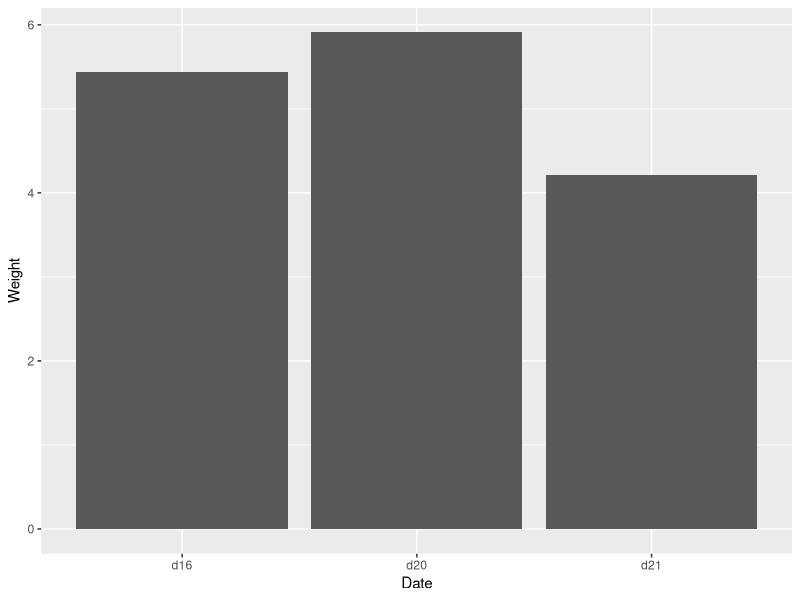
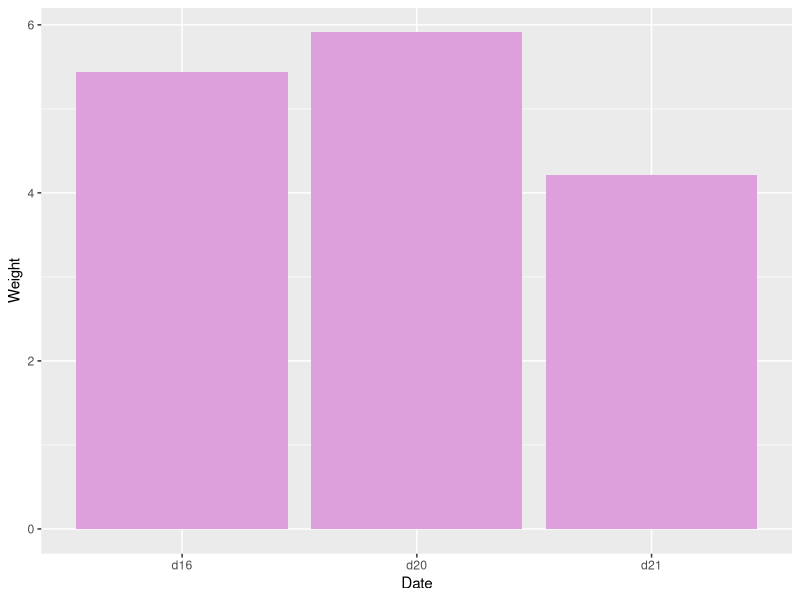
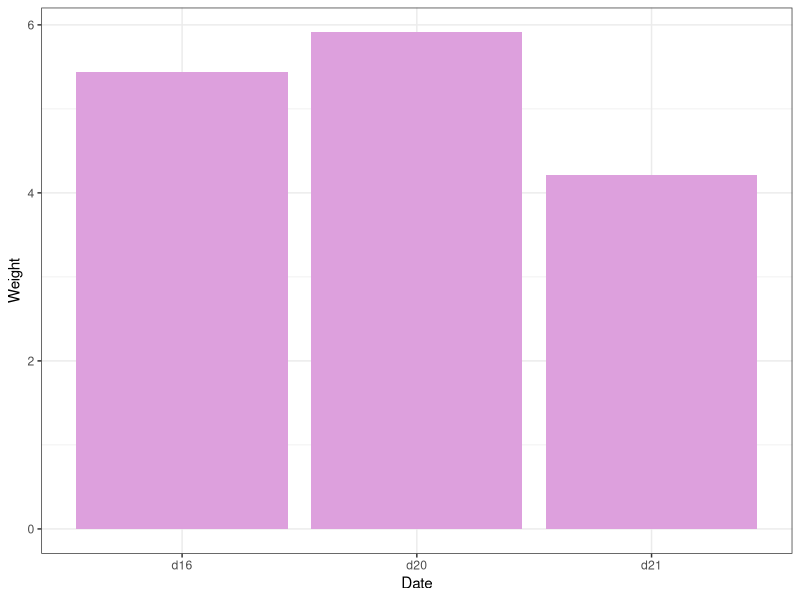
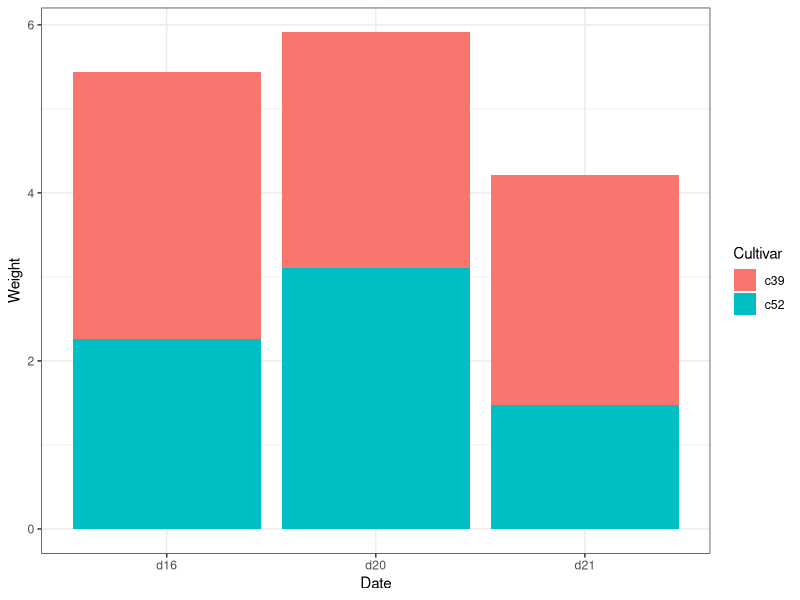
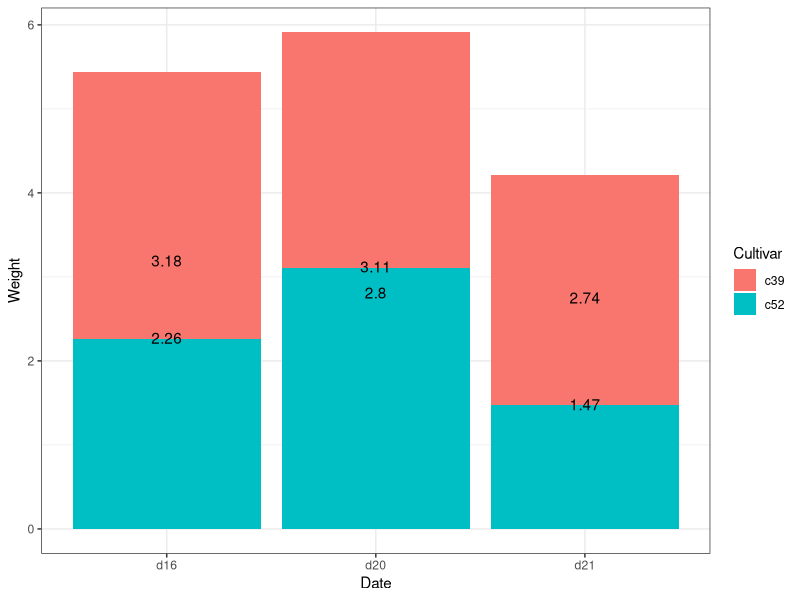
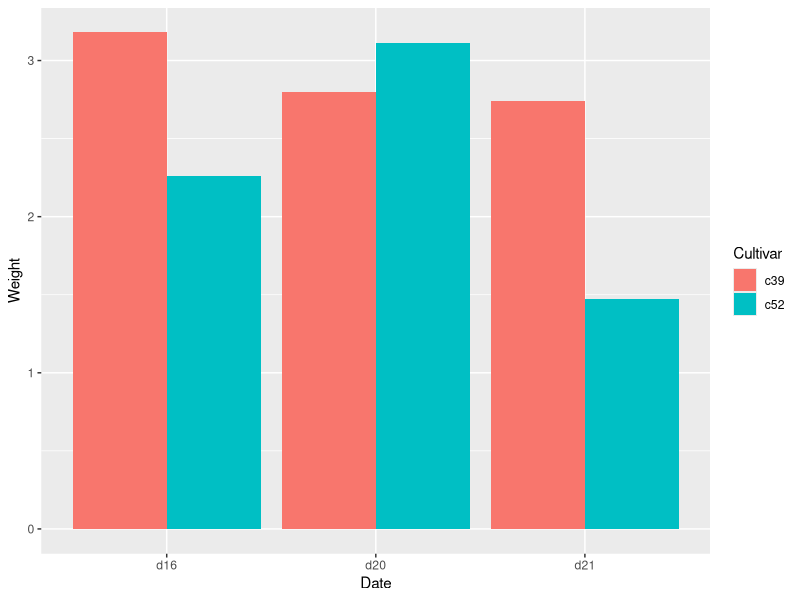
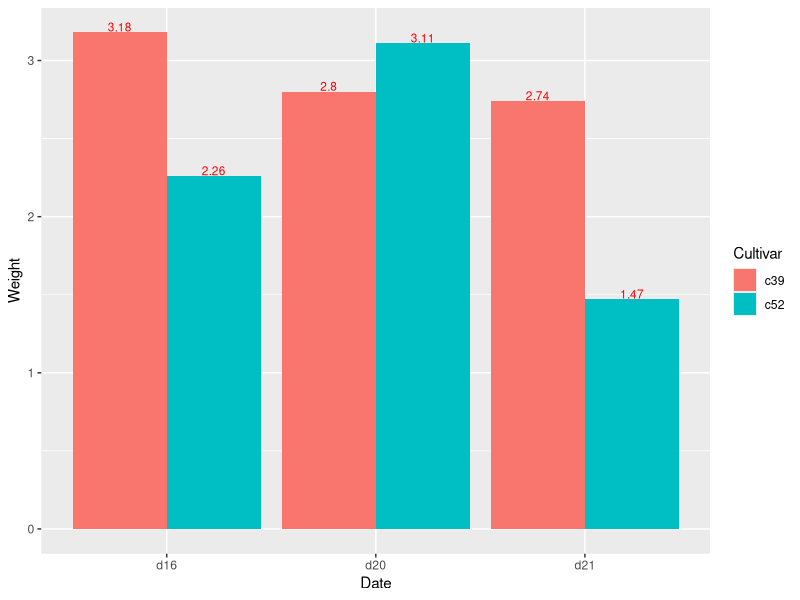
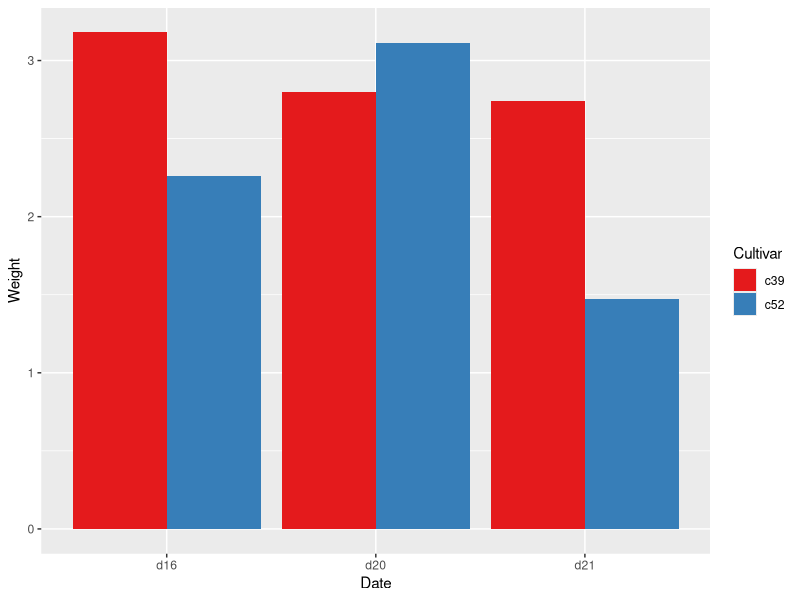

The R source for these figures, in order:
## ---- chunk 1
paquetes <- c("here",
              "ggplot2",
              "reshape2")

lapply(paquetes, library, character.only = T)
## ---- chunk 2
here_figures <- c("figures")
## ---- chunk 3
cabbage_exp <- data.frame(Cultivar=c(rep("c39", 3), rep("c52", 3)), 
                          Date=rep(c("d16", "d20", "d21"),2), 
                          Weight=c(3.18, 2.80, 2.74, 2.26, 3.11, 1.47), 
                          sd= c(0.9566144, 0.2788867, 0.9834181, 0.4452215, 0.7908505, 0.2110819), 
                          n=rep(10,6), 
                          se=c(0.30250803, 0.08819171, 0.31098410, 0.14079141, 0.25008887, 0.06674995))
## ---- chunk 4
str(cabbage_exp)
cabbage_exp
## ---- chunk 5
ggplot(cabbage_exp, aes(Date, Weight)) +
  geom_bar(stat="identity")
## ---- chunk 6
ggplot(cabbage_exp, aes(Date, Weight)) +
  geom_bar(stat="identity", fill="plum")
## ---- chunk 7
ggplot(cabbage_exp, aes(Date, Weight)) +
  geom_bar(stat="identity", fill="plum") +
  theme_bw()
## ---- chunk 8
ggplot(cabbage_exp, aes(Date, Weight, fill=Cultivar)) +
  geom_bar(stat="identity") +
  theme_bw()
## ---- chunk 9
ggplot(cabbage_exp, aes(Date, Weight, fill=Cultivar)) +
  geom_bar(stat = "identity") +
  theme_bw() +
  geom_text(aes(label=Weight), vjust=0.4)
## ---- chunk 10
ggplot(cabbage_exp, aes(Date, Weight, fill=Cultivar)) +
  geom_bar(stat="identity", position = "dodge")
## ---- chunk 11
ggplot(cabbage_exp, aes(Date, Weight, fill=Cultivar)) +
  geom_bar(stat="identity", position = "dodge") +
  geom_text(aes(label=Weight), vjust=-0.1, position = position_dodge(0.9), size=3, colour="red")
## ---- chunk 12
ggplot(cabbage_exp, aes(Date, Weight, fill=Cultivar)) +
  geom_bar(stat="identity", position = "dodge") +
  scale_fill_brewer(palette = "Set1")
## ---- chunk 13
ggplot(data= cabbage_exp, aes(x=Date, y=Weight, fill=Cultivar)) + 
  geom_bar(stat="identity", position="dodge") +
  scale_fill_brewer(palette="Set1") +
  geom_errorbar(aes(ymin=Weight-se, ymax=Weight+se), width=0.2, position=position_dodge(0.9))
## ---- chunk 14
ggplot(data= cabbage_exp, aes(x=Date, y=Weight, fill=Cultivar)) + 
  geom_bar(stat="identity", position="dodge") +
  scale_fill_brewer(palette="Set1") +
  geom_errorbar(aes(ymin=Weight-se, ymax=Weight+se), width=0.2, position=position_dodge(0.9)) +
  labs(x="Day", y="Weight (lb)", fill="Experiment")
## ---- chunk 15
ggsave("figures/bar_graph.png", device = png)
